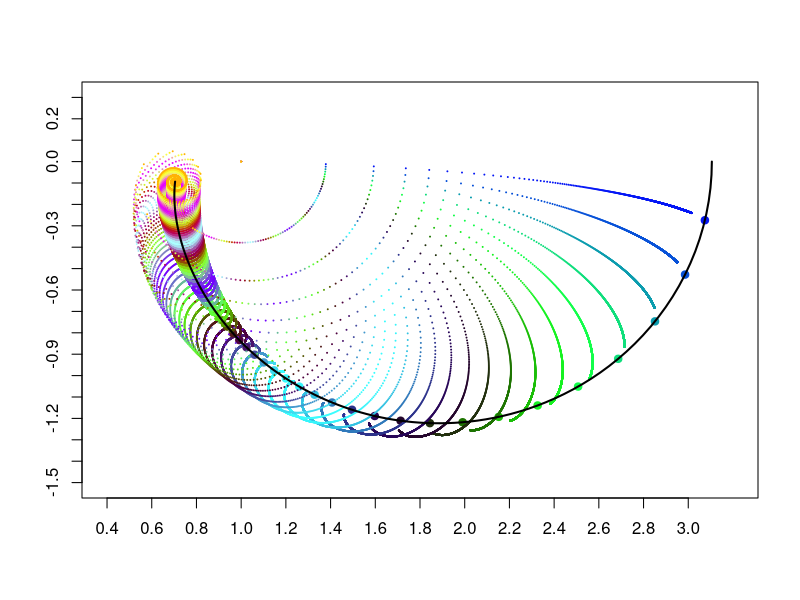

Here is the R script that generated this plot:
library(pracma)
options(scipen=999)

Re=1.4

n=8000
nsim = 70
mat = matrix(0,nsim,n)
S = numeric(0)
Imry = numeric(0)

sl = 4
for(j in 1:nsim){
  Imry[j] <- ((((2*pi)/8) * sl) / (nsim) * j)
  s=Re + Imry[j] * 1i
  
  S[j] <- s
 for(k in 1:n){
   mat[j,k] <- 1/(k)^(s) 
 } 
}

abs(S) > 1

Mat = matrix(0,nsim,n)
for(i in 1:nsim) Mat[i,] <- cumsum(mat[i,]) 

size = 0.1
plot(Mat[1,], pch=19, cex=size*1.2, 
     col=rgb(
       1/nsim,
       (sin(0.3*1))^2, 
       (cos(0.2*1))^2),
     xlab="", xaxt="n",
     ylab="", yaxt="n",
      xlim=c(
          0.4,
          3.2),
      ylim=c(
          -1.5,
          0.3))
axis(side=1, at=seq(0.4, 3, by=0.2))
axis(side=2, at=round(seq(-1.5, 0.3, by=0.1),1))
points(zeta(S[1]), 
       col=rgb(
         1/nsim,
         (sin(0.3*1))^2, 
         (cos(0.2*1))^2), 
       pch=19, cex=1)

for(i in 2:nsim){
  points(Mat[i,], pch=19, cex=size, 
         col=rgb(
            i/nsim,
            (sin(0.3*i))^2, 
            (cos(0.2*i))^2,
                  1))
  points(zeta(S[i]), 
         col=rgb(
           i/nsim,
           (sin(0.3*i))^2, 
           (cos(0.2*i))^2,
                 1), 
         pch=19, cex=1)
}


x = seq(0, (((2*pi)/8) * sl), 0.01)
lines(zeta(Re+x*1i), lwd=2)
